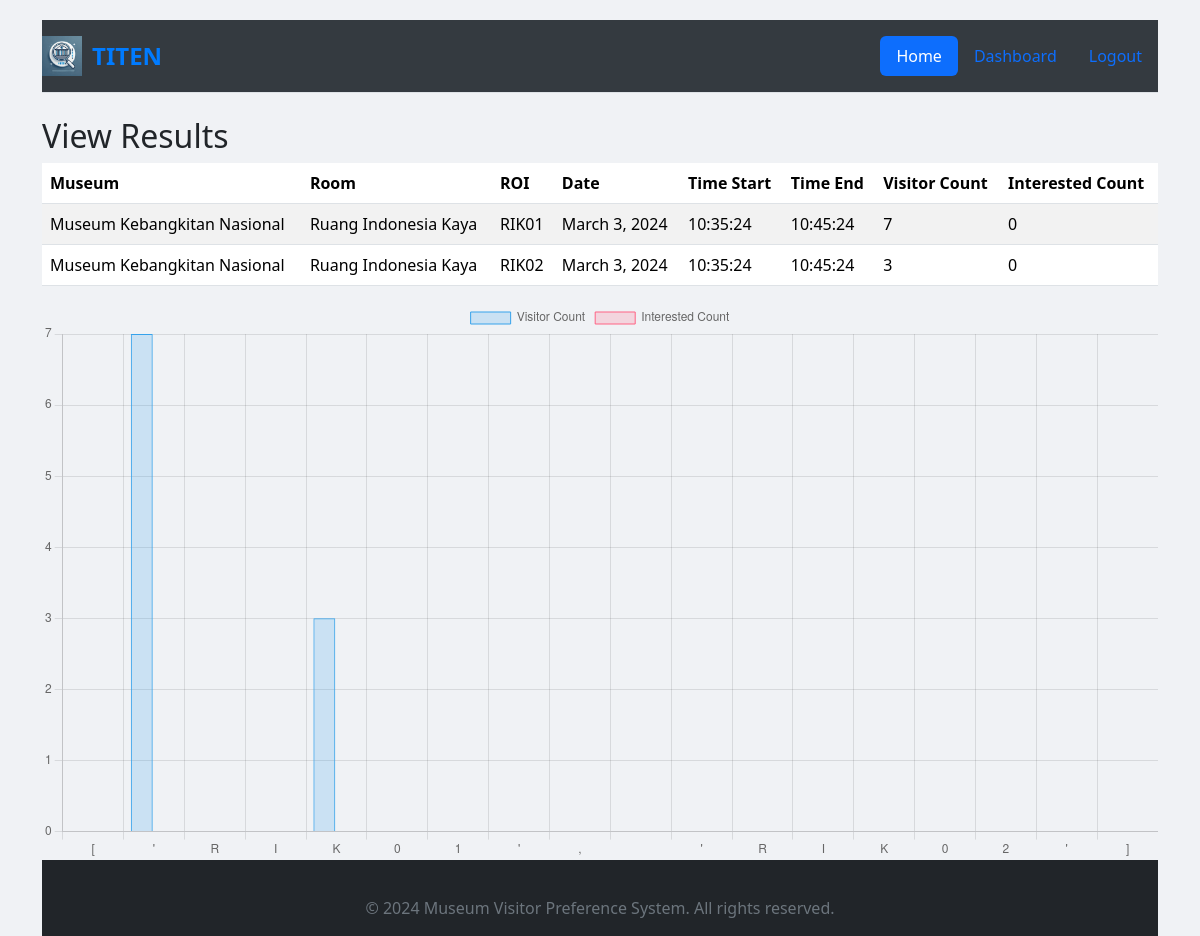
/view_results/ (signed in), run on the app's committed database.
### museum/models.py (models this page shows, shortened)
class DetectionResults(models.Model):
    roi_name = models.ForeignKey(ROI, on_delete=models.CASCADE)
    room = models.ForeignKey(Room, on_delete=models.CASCADE, null=True)
    date = models.DateField()
    time_start = models.TimeField(default=timezone.now)
    time_end = models.TimeField(default=timezone.now)
    visitor_passing_count = models.IntegerField(default=0)
    visitor_interested_count = models.IntegerField(default=0)

class Museum(models.Model):
    owner = models.ForeignKey(User, on_delete=models.CASCADE)
    museum_name = models.CharField(max_length=255)

class Room(models.Model):
    museum_name = models.ForeignKey(Museum, on_delete=models.CASCADE)
    room_name = models.CharField(max_length=255)

class ROI(models.Model):
    cctv_name = models.ForeignKey(CCTVFeed, on_delete=models.CASCADE)
    roi_name = models.CharField(max_length=255)
    coordinates = models.TextField()

### museum/views.py (the view)
# urls.py: path('view_results/', views.view_results, name='view_results'),
@login_required
def view_results(request):
    results = DetectionResults.objects.select_related('roi_name', 'room').all()
    data = []
    roi_names = []
    total_counts = []
    long_stay_counts = []
    room_names = []
    museum_names = []
    time_starts = []
    time_ends = []
    for result in results:
        roi_name = result.roi_name.roi_name
        room_name = result.room.room_name
        museum_name = result.room.museum_name.museum_name
        time_start = result.time_start.strftime('%H:%M:%S')
        time_end = result.time_end.strftime('%H:%M:%S')
        if roi_name not in roi_names:
            roi_names.append(roi_name)
            total_counts.append(result.visitor_passing_count)
            long_stay_counts.append(result.visitor_interested_count)
            room_names.append(room_name)
            museum_names.append(museum_name)
            time_starts.append(time_start)
            time_ends.append(time_end)
        else:
            index = roi_names.index(roi_name)
            total_counts[index] += result.visitor_passing_count
            long_stay_counts[index] += result.visitor_interested_count
        data.append({
            'museum_name': museum_name,
            'room_name': room_name,
            'roi_name': roi_name,
            'date': result.date,
            'time_start': time_start,
            'time_end': time_end,
            'visitor_passing_count': result.visitor_passing_count,
            'visitor_interested_count': result.visitor_interested_count,
        })
    context = {
        'results': data,
        'roi_names': roi_names,
        'total_counts': total_counts,
        'long_stay_counts': long_stay_counts,
        'room_names': room_names,
        'museum_names': museum_names,
        'time_starts': time_starts,
        'time_ends': time_ends,
    }
    return render(request, 'museum/view_results.html', context)

### museum/templates/museum/view_results.html (shortened to what this page needs)
{% extends 'museum/base.html' %}
{% block content %}
  <h2>View Results</h2>
  <table class="table table-striped">
    <thead>
      <tr>
        <th>Museum</th>
        <th>Room</th>
        <th>ROI</th>
        <th>Date</th>
        <th>Time Start</th>
        <th>Time End</th>
        <th>Visitor Count</th>
        <th>Interested Count</th>
      </tr>
    </thead>
    <tbody>
      {% for result in results %}
      <tr>
        <td>{{ result.museum_name }}</td>
        <td>{{ result.room_name }}</td>
        <td>{{ result.roi_name }}</td>
        <td>{{ result.date }}</td>
        <td>{{ result.time_start }}</td>
        <td>{{ result.time_end }}</td>
        <td>{{ result.visitor_passing_count }}</td>
        <td>{{ result.visitor_interested_count }}</td>
      </tr>
      {% endfor %}
    </tbody>
  </table>
  <canvas id="visitorChart" width="400" height="200"></canvas>
  <script>
    var ctx = document.getElementById('visitorChart').getContext('2d');
    var visitorChart = new Chart(ctx, {
        type: 'bar',
        data: {
            labels: "{{ roi_names|safe }}",
            datasets: [{
                label: 'Visitor Count',
                data: "{{ total_counts|safe }}",
                backgroundColor: 'rgba(54, 162, 235, 0.2)',
                borderColor: 'rgba(54, 162, 235, 1)',
                borderWidth: 1
            }, {
                label: 'Interested Count',
                data: "{{ long_stay_counts|safe }}",
                backgroundColor: 'rgba(255, 99, 132, 0.2)',
                borderColor: 'rgba(255, 99, 132, 1)',
                borderWidth: 1
            }]
        },
        options: {
            scales: {
                y: {
                    beginAtZero: true
                }
            }
        }
    });
  </script>
{% endblock %}

### museum/templates/museum/base.html (shortened to what this page needs)
<!DOCTYPE html>
<html>
<head>
    {% load static %}
    <link rel="stylesheet" href="https://cdn.jsdelivr.net/npm/bootstrap@5.3.2/dist/css/bootstrap.min.css">
    <link rel="stylesheet" href="{% static 'css/base.css' %}">
</head>
<body>
    <div class="container">
        <header class="d-flex flex-wrap justify-content-center py-3 mb-4 border-bottom">
            <a href="{% url 'welcome' %}" class="d-flex align-items-center mb-3 mb-md-0 me-md-auto text-dark text-decoration-none">
                <img src="{% static 'images/measuring-visitor.webp' %}" alt="Logo" style="height: 40px; margin-right: 10px;">
                <span class="fs-4" id="logo-text">TITEN</span>
            </a>
            <ul class="nav nav-pills">
                <li class="nav-item"><a href="{% url 'welcome' %}" class="nav-link active" aria-current="page">Home</a></li>
                {% if user.is_authenticated %}
                    <li class="nav-item"><a href="{% url 'dashboard' %}" class="nav-link">Dashboard</a></li>
                    <li class="nav-item"><a href="{% url 'logout' %}" class="nav-link">Logout</a></li>
                {% else %}
                    <li class="nav-item"><a href="{% url 'login' %}" class="nav-link">Login</a></li>
                    <li class="nav-item"><a href="{% url 'signup' %}" class="nav-link">Sign Up</a></li>
                {% endif %}
            </ul>
        </header>
        <main>
            {% block content %}
            {% endblock %}
        </main>
        <footer class="footer mt-auto py-3 bg-dark text-white text-center">
            <div class="container">
                <span class="text-muted">&copy; 2024 Museum Visitor Preference System. All rights reserved.</span>
            </div>
        </footer>
    </div>
</body>
</html>

### museum/static/css/base.css (style rules this page uses)
body { background-color: #f0f2f5; display: flex; flex-direction: column; min-height: 100vh; }
header { background-color: #343a40; color: white; padding: 10px 0; }
header a { color: white; }
#logo-text { color: #007bff; font-weight: bold; }
.container { flex: 1; margin-top: 20px; }
main { margin-top: 20px; }
.footer { background-color: #343a40; color: white; padding: 20px 0; }
.footer .text-muted { color: #6c757d !important; }

### data on the page
DetectionResults: museum_name "Museum Kebangkitan Nasional", room_name "Ruang Indonesia Kaya", roi_name "RIK01", date "March 3, 2024", time_start "10:35:24", time_end "10:45:24", visitor_passing_count "7", visitor_interested_count "0"
DetectionResults: museum_name "Museum Kebangkitan Nasional", room_name "Ruang Indonesia Kaya", roi_name "RIK02", date "March 3, 2024", time_start "10:35:24", time_end "10:45:24", visitor_passing_count "3", visitor_interested_count "0"

### other printed values
chart data {{ total_counts|safe }} [7, 3]
chart data {{ long_stay_counts|safe }} [0, 0]
